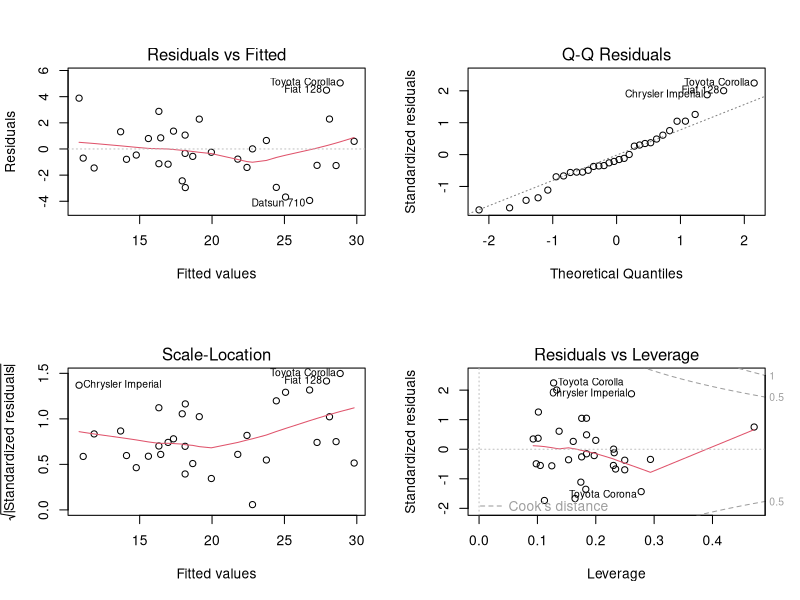
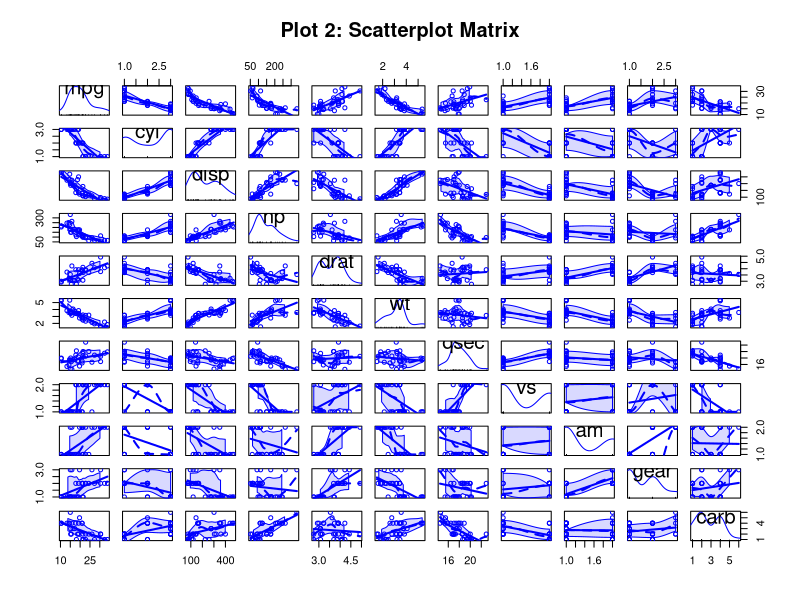
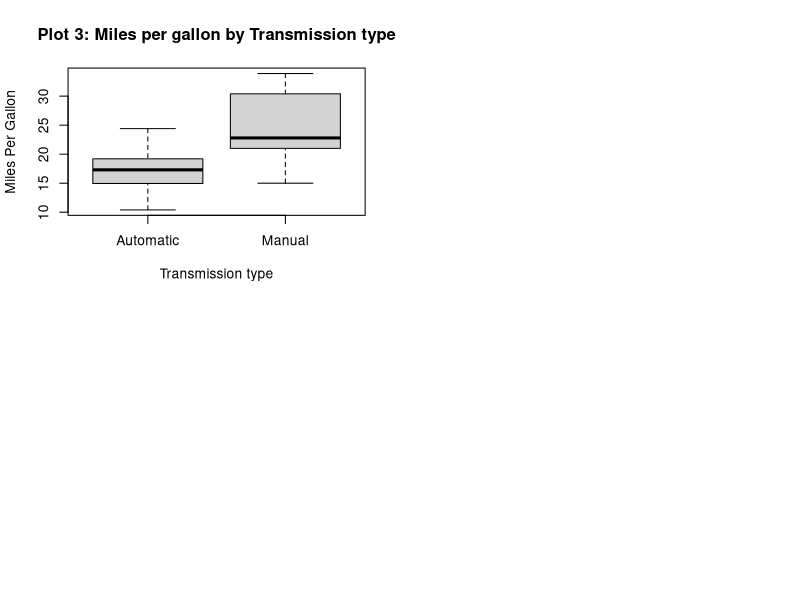

These charts were generated, in order, by the following R code:
## ---- chunk 1
knitr::opts_chunk$set(echo = TRUE)
## ---- chunk 2
data(mtcars)
mtcars$cyl <- factor(mtcars$cyl)
mtcars$vs <- factor(mtcars$vs)
mtcars$gear <- factor(mtcars$gear)
mtcars$carb <- factor(mtcars$carb)
mtcars$am <- factor(mtcars$am,labels=c('Automatic','Manual'))
str(mtcars)
## ---- chunk 3
mod_init <- lm(mpg ~ ., data = mtcars)
mod_best <- step(mod_init, direction = "both")

## ---- chunk 4
summary(mod_best)
## ---- chunk 5
mod_base <- lm(mpg ~ am, data = mtcars)
anova(mod_best, mod_base)
## ---- chunk 6
par(mfrow=c(2,2))
plot(mod_best, which=1)
plot(mod_best, which=2)
plot(mod_best, which=3)
plot(mod_best, which=5)
## ---- chunk 7
lev <- hatvalues(mod_best)
tail(sort(lev),3)
inf <- dfbetas(mod_best)
tail(sort(inf[,6]),3)
## ---- chunk 8
t.test(mpg ~ am, data = mtcars)
## ---- chunk 9
library(car)
scatterplotMatrix(~mpg+cyl+disp+hp+drat+wt+qsec+vs+am+gear+carb, data=mtcars,
   main="Plot 2: Scatterplot Matrix")
## ---- chunk 10
boxplot(mpg ~ am, data=mtcars, main="Plot 3: Miles per gallon by Transmission type",
   xlab="Transmission type", ylab="Miles Per Gallon") 
